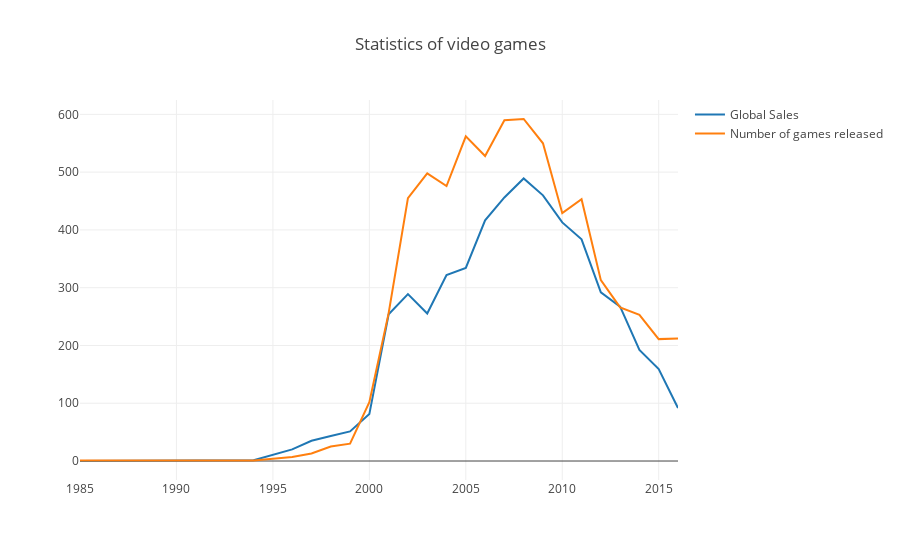

Notebook code cell kept with this figure:
### Code cell
years_df = df.groupby('Year_of_Release')[['Global_Sales']].sum().join(df.groupby('Year_of_Release')[['Name']].count())
years_df.columns = ['Global_Sales', 'Number_of_Games']
trace0 = go.Scatter(x = years_df.index, y = years_df.Global_Sales, name = 'Global Sales')
trace1 = go.Scatter(x = years_df.index, y = years_df.Number_of_Games, name = 'Number of games released')
data = [trace0, trace1]
layout = {'title':'Statistics of video games'}
fig = go.Figure(data=data, layout=layout)
iplot(fig, show_link=False)

### Figure 1 — Plotly figure (JSON) as saved in the notebook; plotly's stock layout.template omitted (floating-point values rounded to 4 significant figures)
{"data": [{"name": "Global Sales", "type": "scatter", "x": [1985, 1988, 1992, 1994, 1996, 1997, 1998, 1999, 2000, 2001, 2002, 2003, 2004, 2005, 2006, 2007, 2008, 2009, 2010, 2011, 2012, 2013, 2014, 2015, 2016], "y": [0.03, 0.03, 0.03, 1.27, 20.1, 35.01, 43.18, 51.17, 81.24, 253.9, 288.8, 255.4, 321.8, 334.3, 416.7, 456.2, 489.1, 459.8, 413.0, 383.7, 291.9, 267.2, 192.4, 159.2, 91.56]}, {"name": "Number of games released", "type": "scatter", "x": [1985, 1988, 1992, 1994, 1996, 1997, 1998, 1999, 2000, 2001, 2002, 2003, 2004, 2005, 2006, 2007, 2008, 2009, 2010, 2011, 2012, 2013, 2014, 2015, 2016], "y": [1, 1, 1, 1, 7, 13, 25, 30, 102, 256, 455, 498, 476, 562, 528, 590, 592, 550, 429, 453, 313, 266, 253, 211, 212]}], "layout": {"title": "Statistics of video games"}}
